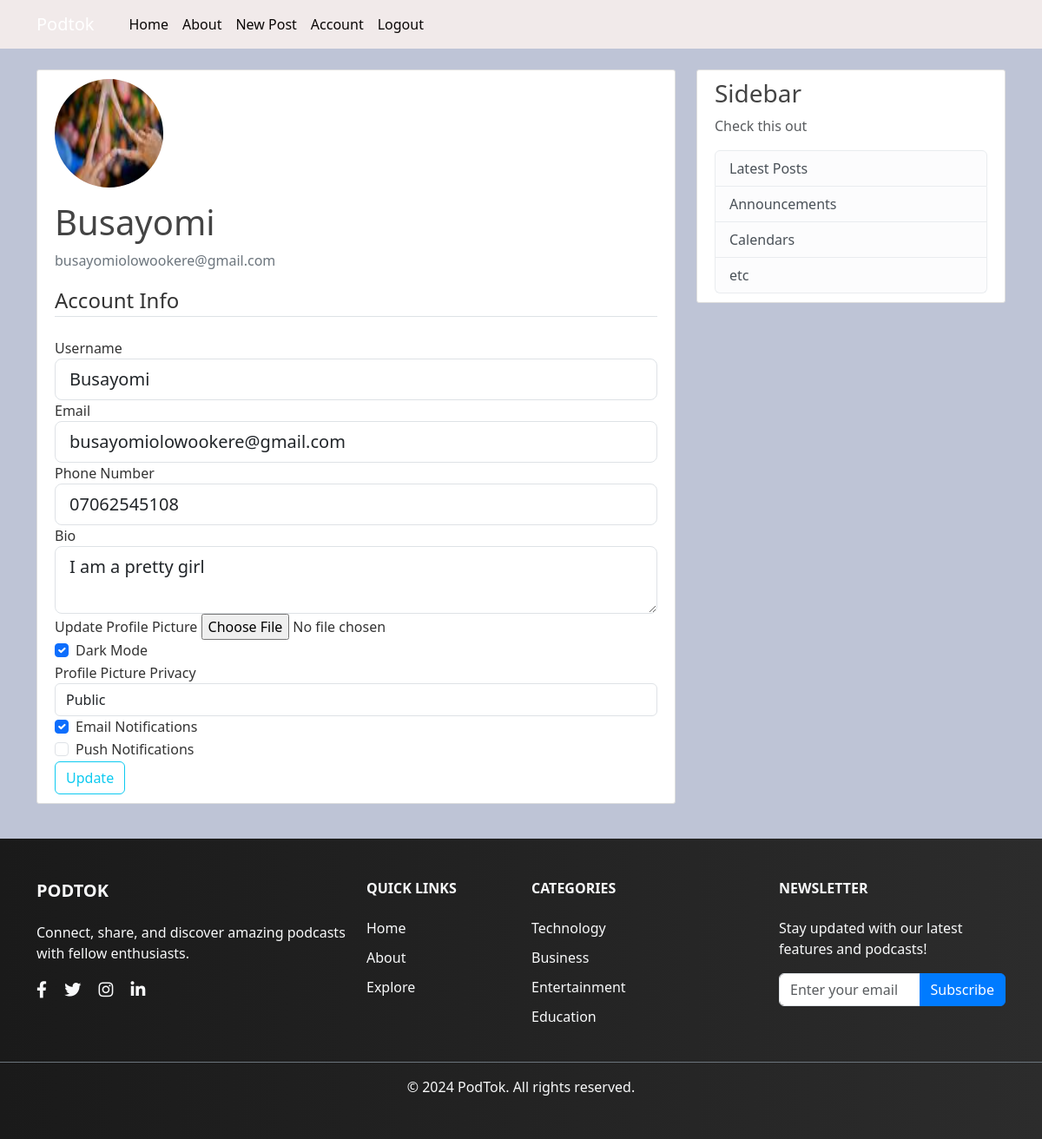
The page /account (signed in) on the database its author committed.
### podtok/models.py (models this page shows, shortened)
class User(db.Model, UserMixin):
    id = db.Column(db.Integer, primary_key=True)
    username = db.Column(db.String(20), unique=True, nullable=False)
    email = db.Column(db.String(120), unique=True, nullable=False)
    image_file = db.Column(db.String(20), nullable=False, default='default.jpg')
    password = db.Column(db.String(60), nullable=False)
    bio = db.Column(db.Text)
    join_date = db.Column(db.DateTime, nullable=False, default=datetime.utcnow)
    dark_mode = db.Column(db.Boolean, default=False)
    profile_pic_privacy = db.Column(db.String(20), default='public')
    notification = db.Column(db.Boolean, default=False)
    email_notifications = db.Column(db.Boolean, default=True)
    push_notifications = db.Column(db.Boolean, default=True)
    phone_number = db.Column(db.String(15), nullable=True)
    posts = db.relationship('Post', backref='author', lazy=True)
    podcasts = db.relationship('Podcast', backref='creator', lazy=True)

### podtok/users/routes.py (the view)
@users.route("/account", methods=['GET', 'POST'])
@login_required
def account():
    form = UpdateAccountForm()
    if form.validate_on_submit():
        if form.picture.data:
            picture_file = save_picture(form.picture.data)
            current_user.image_file = picture_file
        current_user.username = form.username.data
        current_user.email = form.email.data
        current_user.phone_number = form.phone_number.data
        current_user.bio = form.bio.data
        current_user.dark_mode = form.dark_mode.data
        current_user.profile_pic_privacy = form.profile_pic_privacy.data
        current_user.notification = form.email_notifications.data
        current_user.push_notifications = form.push_notifications.data
        db.session.commit()
        flash('Your account has been updated!', 'success')
        return redirect(url_for('users.account'))
    elif request.method == 'GET':
        form.username.data = current_user.username
        form.email.data = current_user.email
        form.phone_number.data = current_user.phone_number
        form.bio.data = current_user.bio
        form.dark_mode.data = current_user.dark_mode
        form.profile_pic_privacy.data = current_user.profile_pic_privacy
        form.email_notifications.data = current_user.notification
        form.push_notifications.data = current_user.push_notifications
    image_file = url_for('static', filename='profile_pics/' + current_user.image_file)
    return render_template('account.html', title='Account', image_file=image_file, form=form)

### podtok/users/forms.py (shortened to what this page needs)
class UpdateAccountForm(FlaskForm):
    username = StringField('Username',
                           validators=[DataRequired(), Length(min=3, max=20)])
    email = StringField('Email',
                        validators=[DataRequired(), Email()])
    phone_number = StringField('Phone Number', validators=[Length(max=20)])
    bio = TextAreaField('Bio', validators=[Length(max=500)])
    picture = FileField('Update Profile Picture', validators=[FileAllowed(['jpg', 'png'])])
    dark_mode = BooleanField('Dark Mode')
    profile_pic_privacy = SelectField('Profile Picture Privacy', choices=[('public', 'Public'), ('friends', 'Friends Only'), ('private', 'Private')])
    email_notifications = BooleanField('Email Notifications')
    push_notifications = BooleanField('Push Notifications')
    submit = SubmitField('Update')

### podtok/models.py (called while the page is built)
@login_manager.user_loader
def load_user(user_id):
    return User.query.get(int(user_id))

### podtok/templates/account.html (shortened to what this page needs)
{% extends "base.html" %}
{% block content %}
    <div class="content-section">
        <div class="media">
        <img class="rounded-circle account-img" src="{{ image_file }}">
        <div class="media-body">
            <h2 class="account-heading">{{ current_user.username }}</h2>
            <p class="text-secondary">{{ current_user.email }}</p>
        </div>
        </div>
            <form method="POST" action="{{ url_for('users.account') }}" enctype="multipart/form-data">
                <fieldset class="form-group">
                    <legend class="border-bottom mb-4"> Account Info</legend>
                    <div class="form-group">
                        {{ form.username.label(class="form-control-label") }}
                        {% if form.username.errors %}
                            {{ form.username(class="form-control form-control-lg is-invalid") }}
                            <div class="invalid-feedback">
                                {% for error in form.username.errors %}
                                    <span>{{ error }}</span>
                                {% endfor %}
                            </div>
                        {% else %}
                            {{ form.username(class="form-control form-control-lg") }}
                        {% endif %}
                    </div>
                    <div class="form-group">
                        {{ form.email.label(class="form-control-label") }}
                        {% if form.email.errors %}
                            {{ form.email(class="form-control form-control-lg is-invalid") }}
                            <div class="invalid-feedback">
                                {% for error in form.email.errors %}
                                    <span>{{ error }}</span>
                                {% endfor %}
                            </div>
                        {% else %}
                            {{ form.email(class="form-control form-control-lg") }}
                        {% endif %}
                    </div>
                    <div class="form-group">
                        {{ form.phone_number.label(class="form-control-label") }}
                        {{ form.phone_number(class="form-control form-control-lg") }}
                    </div>
                    <div class="form-group">
                        {{ form.bio.label(class="form-control-label") }}
                        {{ form.bio(class="form-control form-control-lg") }}
                    </div>
                    <div class="form-group">
                        {{ form.picture.label() }}
                        {{ form.picture(class="form-control-file") }}
                    </div>
                    <div class="form-check">
                        {{ form.dark_mode(class="form-check-input") }}
                        {{ form.dark_mode.label(class="form-check-label") }}
                    </div>
                    <div class="form-group">
                        {{ form.profile_pic_privacy.label(class="form-control-label") }}
                        {{ form.profile_pic_privacy(class="form-control") }}
                    </div>
                    <div class="form-check">
                        {{ form.email_notifications(class="form-check-input") }}
                        {{ form.email_notifications.label(class="form-check-label") }}
                    </div>
                    <div class="form-check">
                        {{ form.push_notifications(class="form-check-input") }}
                        {{ form.push_notifications.label(class="form-check-label") }}
                    </div>
                </fieldset>
                <div class="form-group">
                    {{ form.submit(class="btn btn-outline-info") }}
                </div>
            </form>
        </div>
{% endblock content %}

### podtok/static/main.css (style rules this page uses)
body { background: #bec4d6; color: #333333; margin-top: 5rem; }
h1, h2, h3, h4, h5, h6 { color: #444444; }
.content-section { background: #ffffff; padding: 10px 20px; border: 1px solid #dddddd; border-radius: 3px; margin-bottom: 20px; }
.rounded-circle { border-radius: 50% !important; }
.account-img { height: 125px; width: 125px; margin-right: 20px; margin-bottom: 16px; }
.account-heading { font-size: 2.5rem; }

### rows shown on the page
User: username "Busayomi", email "busayomiolowookere@gmail.com", phone_number "07062545108", bio "I am a pretty girl", dark_mode "☑", profile_pic_privacy "Public", email_notifications "☑"
